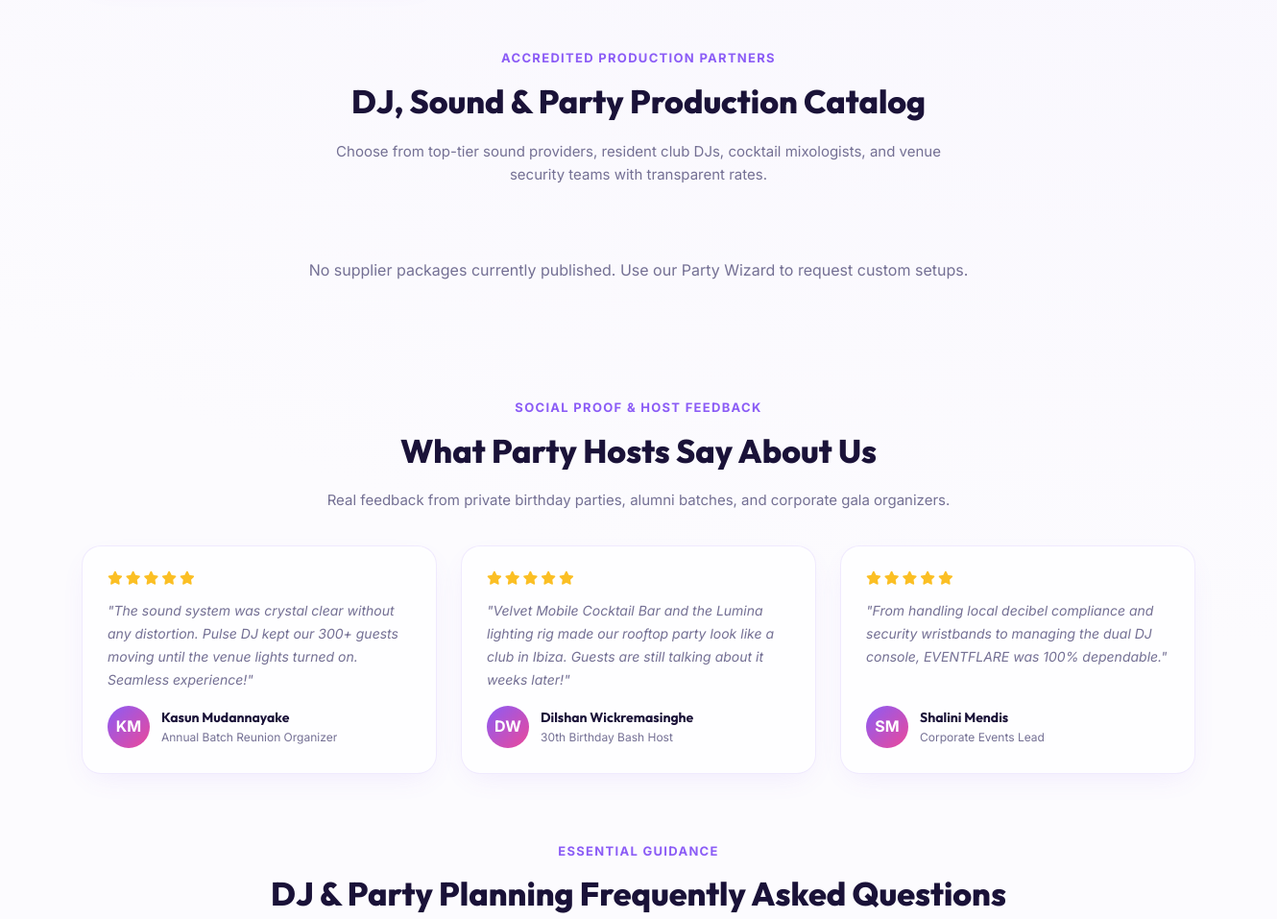
The page /public/events/DjPartySlide.php (middle part) on the database as committed earlier.
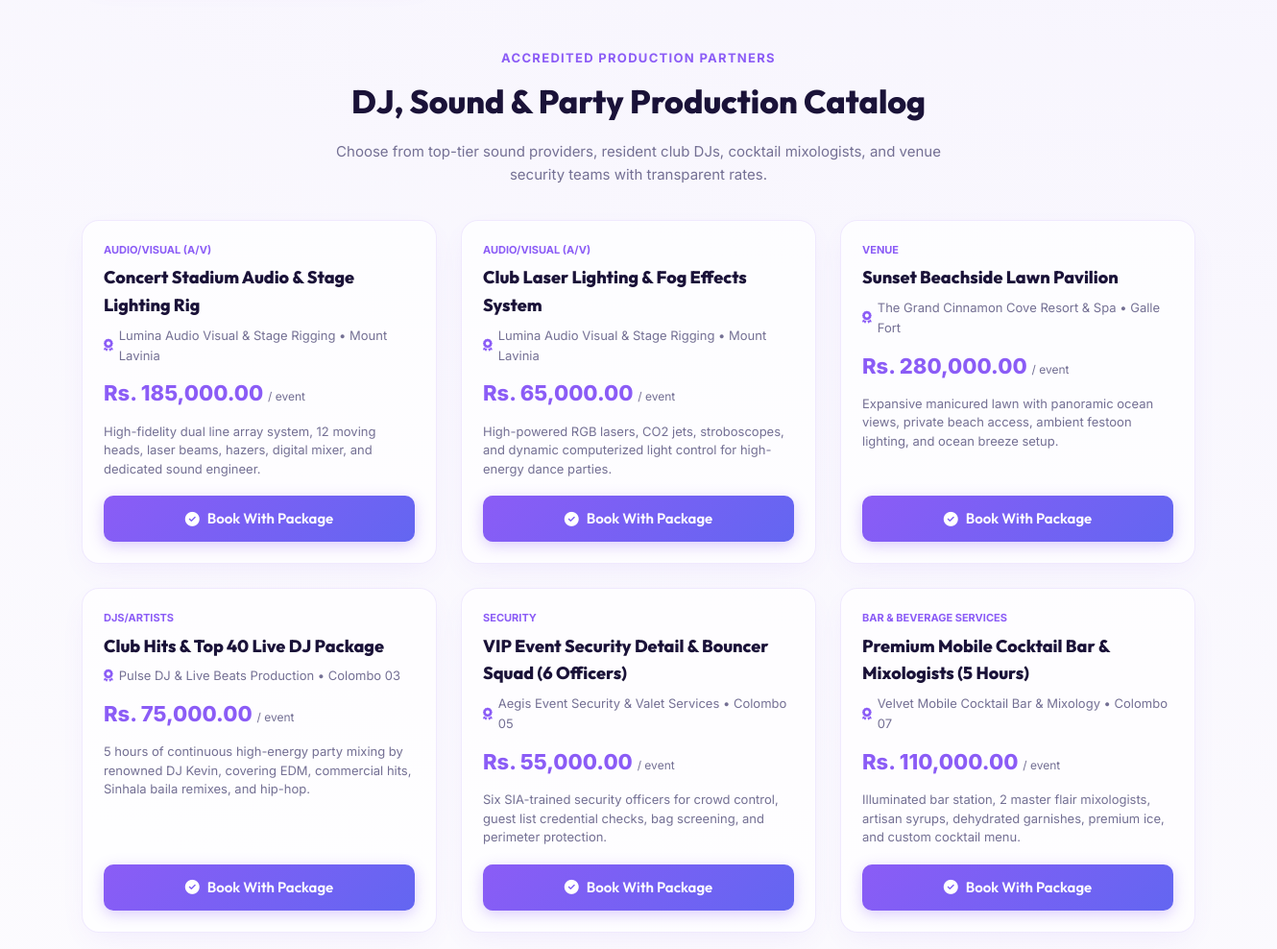
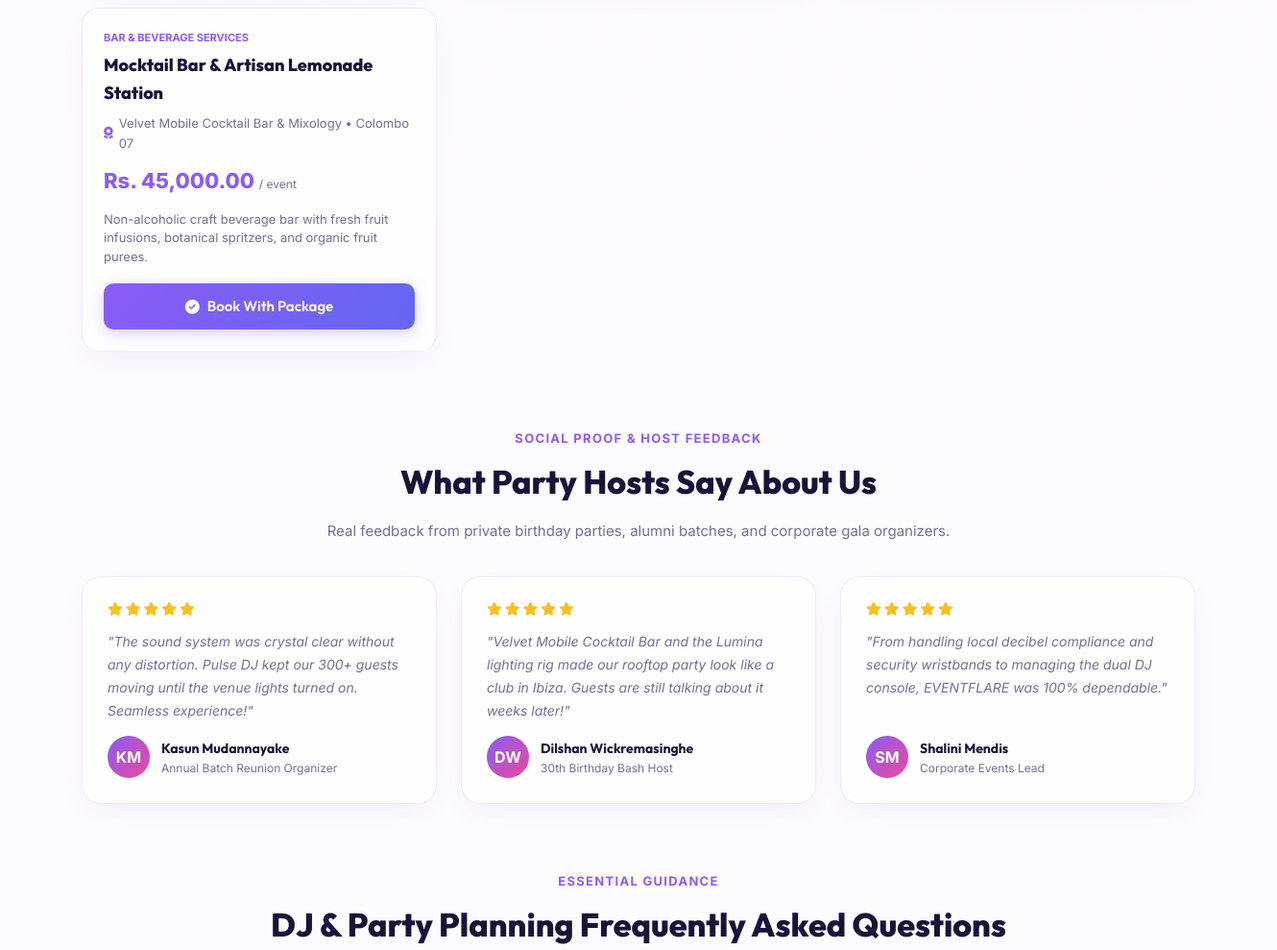
The same page on the database as committed later (2 pictures, top to bottom).
### tables this page shows
CREATE TABLE IF NOT EXISTS `supplier_listings` (
  `listing_id` INT AUTO_INCREMENT PRIMARY KEY,
  `supplier_id` INT NOT NULL,
  `service_id` INT NOT NULL,
  `title` VARCHAR(255) NOT NULL,
  `description` TEXT,
  `price` DECIMAL(10, 2) NOT NULL DEFAULT 0.00,
  `price_type` ENUM('total_package', 'per_person', 'per_hour', 'per_day') NOT NULL DEFAULT 'total_package',
  `capacity` INT DEFAULT NULL,
  `image_url` VARCHAR(255) DEFAULT NULL,
  `status` ENUM('active', 'inactive') NOT NULL DEFAULT 'active',
  `created_at` TIMESTAMP DEFAULT CURRENT_TIMESTAMP,
  `updated_at` TIMESTAMP DEFAULT CURRENT_TIMESTAMP ON UPDATE CURRENT_TIMESTAMP,
  FOREIGN KEY (`supplier_id`) REFERENCES `suppliers`(`id`) ON DELETE CASCADE,
  FOREIGN KEY (`service_id`) REFERENCES `services`(`service_id`) ON DELETE CASCADE
);

CREATE TABLE IF NOT EXISTS `services` (
  `service_id`       INT AUTO_INCREMENT PRIMARY KEY,
  `event_type_id`    INT NOT NULL,
  `service_name`     VARCHAR(150) NOT NULL,
  `description`      TEXT NOT NULL,
  `priority_rank`    INT NOT NULL DEFAULT 0,
  `is_required`      TINYINT(1) NOT NULL DEFAULT 0,
  `typical_capacity` INT DEFAULT NULL,
  `notes`            TEXT,
  `created_at`       TIMESTAMP DEFAULT CURRENT_TIMESTAMP,
  `updated_at`       TIMESTAMP DEFAULT CURRENT_TIMESTAMP ON UPDATE CURRENT_TIMESTAMP,

   
  CONSTRAINT `fk_services_event_type`
    FOREIGN KEY (`event_type_id`) REFERENCES `event_types`(`event_type_id`)
    ON DELETE CASCADE
    ON UPDATE CASCADE,

  CONSTRAINT `chk_priority_rank`  CHECK (`priority_rank` >= 0),
  CONSTRAINT `chk_typical_capacity` CHECK (`typical_capacity` IS NULL OR `typical_capacity` > 0)
);

CREATE TABLE IF NOT EXISTS `suppliers` (
  `id` INT AUTO_INCREMENT PRIMARY KEY,
  `user_id` INT NOT NULL UNIQUE,
  `business_name` VARCHAR(255) NOT NULL,
  `category` VARCHAR(100) NOT NULL,
  `description` TEXT,
  `contact_phone` VARCHAR(20),
  `location` VARCHAR(255),
  `logo_url` VARCHAR(255),
  `created_at` TIMESTAMP DEFAULT CURRENT_TIMESTAMP,
  FOREIGN KEY (`user_id`) REFERENCES `users`(`id`) ON DELETE CASCADE
);

### public/events/DjPartySlide.php (the view, shortened to what the changed rows need)
<?php
include_once __DIR__ . '/../../config/database.php';
include __DIR__ . '/../../includes/navbar.php';
$party_packages = [];
if (isset($conn) && !$conn->connect_error) {
    $pkg_query = "SELECT sl.*, sup.business_name, sup.category, sup.contact_phone, sup.location, s.service_name
                  FROM supplier_listings sl
                  JOIN suppliers sup ON sl.supplier_id = sup.id
                  JOIN services s ON sl.service_id = s.service_id
                  WHERE s.event_type_id = 4 AND sl.status = 'active'
                  ORDER BY sl.listing_id ASC";
    $pkg_res = $conn->query($pkg_query);
    if ($pkg_res) {
        while ($row = $pkg_res->fetch_assoc()) {
            $party_packages[] = $row;
        }
    }
}
?>
<!DOCTYPE html>
<html lang="en">
<head>
</head>
<body>
    <div class="party-page">
        <section id="catalog">
            <div class="section-header-box">
                <h2>DJ, Sound & Party Production Catalog</h2>
            </div>
            <div class="packages-grid">
                <?php if (empty($party_packages)): ?>
                    <div style="grid-column:1/-1; text-align:center; padding:40px; color:var(--text-muted);">
                        No supplier packages currently published. Use our Party Wizard to request custom setups.
                    </div>
                <?php else: ?>
                    <?php foreach ($party_packages as $pkg): ?>
                        <div class="package-card">
                            <span class="pkg-tag"><?= htmlspecialchars($pkg['service_name']) ?></span>
                            <h3 class="pkg-title"><?= htmlspecialchars($pkg['title']) ?></h3>
                            <div class="pkg-supplier">
                                <i class="fas fa-award" style="color:var(--primary);"></i>
                                <?= htmlspecialchars($pkg['business_name']) ?>
                                <?php if (!empty($pkg['location'])): ?>
                                    &bull; <?= htmlspecialchars($pkg['location']) ?>
                                <?php endif; ?>
                            </div>
                            <div class="pkg-price">
                                Rs. <?= number_format($pkg['price'], 2) ?>
                                <span style="font-size:12px; color:var(--text-muted); font-weight:normal;">
                                    / <?= $pkg['price_type'] === 'per_person' ? 'pax' : 'event' ?>
                                </span>
                            </div>
                            <p class="pkg-desc"><?= htmlspecialchars($pkg['description']) ?></p>
                            <a href="PartyBooking.php?package_id=<?= $pkg['listing_id'] ?>" class="btn btn-primary btn-sm" style="width:100%; text-align:center;">
                                <i class="fas fa-check-circle"></i> Book With Package
                            </a>
                        </div>
                    <?php endforeach; ?>
                <?php endif; ?>
            </div>
        </section>
        <section style="margin-top:80px;">
            <div class="section-header-box">
                <h2>What Party Hosts Say About Us</h2>
            </div>
        </section>
        <section class="faq-wrap">
            <div class="section-header-box">
                <h2>DJ & Party Planning Frequently Asked Questions</h2>
            </div>
        </section>
    </div>
</body>
</html>

Rows that differ between the two databases and show on the page:
added supplier_listings: service.service_name "AUDIO/VISUAL (A/V)", title "Concert Stadium Audio & Stage Lighting Rig", supplier.business_name "Lumina Audio Visual & Stage Rigging", supplier.location "Mount Lavinia", price "185,000.00", price_type "event", description "High-fidelity dual line array system, 12 moving heads, laser beams, hazers, digital mixer, and dedicated sound engineer."
added supplier_listings: service.service_name "AUDIO/VISUAL (A/V)", title "Club Laser Lighting & Fog Effects System", supplier.business_name "Lumina Audio Visual & Stage Rigging", supplier.location "Mount Lavinia", price "65,000.00", price_type "event", description "High-powered RGB lasers, CO2 jets, stroboscopes, and dynamic computerized light control for high-energy dance parties."
added supplier_listings: service.service_name "VENUE", title "Sunset Beachside Lawn Pavilion", supplier.business_name "The Grand Cinnamon Cove Resort & Spa", supplier.location "Galle Fort", price "280,000.00", price_type "event", description "Expansive manicured lawn with panoramic ocean views, private beach access, ambient festoon lighting, and ocean breeze setup."
added supplier_listings: service.service_name "DJS/ARTISTS", title "Club Hits & Top 40 Live DJ Package", supplier.business_name "Pulse DJ & Live Beats Production", supplier.location "Colombo 03", price "75,000.00", price_type "event", description "5 hours of continuous high-energy party mixing by renowned DJ Kevin, covering EDM, commercial hits, Sinhala baila remixes, and hip-hop."
added supplier_listings: service.service_name "SECURITY", title "VIP Event Security Detail & Bouncer Squad (6 Officers)", supplier.business_name "Aegis Event Security & Valet Services", supplier.location "Colombo 05", price "55,000.00", price_type "event", description "Six SIA-trained security officers for crowd control, guest list credential checks, bag screening, and perimeter protection."
added supplier_listings: service.service_name "BAR & BEVERAGE SERVICES", title "Premium Mobile Cocktail Bar & Mixologists (5 Hours)", supplier.business_name "Velvet Mobile Cocktail Bar & Mixology", supplier.location "Colombo 07", price "110,000.00", price_type "event", description "Illuminated bar station, 2 master flair mixologists, artisan syrups, dehydrated garnishes, premium ice, and custom cocktail menu."
added supplier_listings: service.service_name "BAR & BEVERAGE SERVICES", title "Mocktail Bar & Artisan Lemonade Station", supplier.business_name "Velvet Mobile Cocktail Bar & Mixology", supplier.location "Colombo 07", price "45,000.00", price_type "event", description "Non-alcoholic craft beverage bar with fresh fruit infusions, botanical spritzers, and organic fruit purees."
Other text that changed with them:
text no longer shown: "No supplier packages currently published. Use our Party Wizard to request custom setups."
